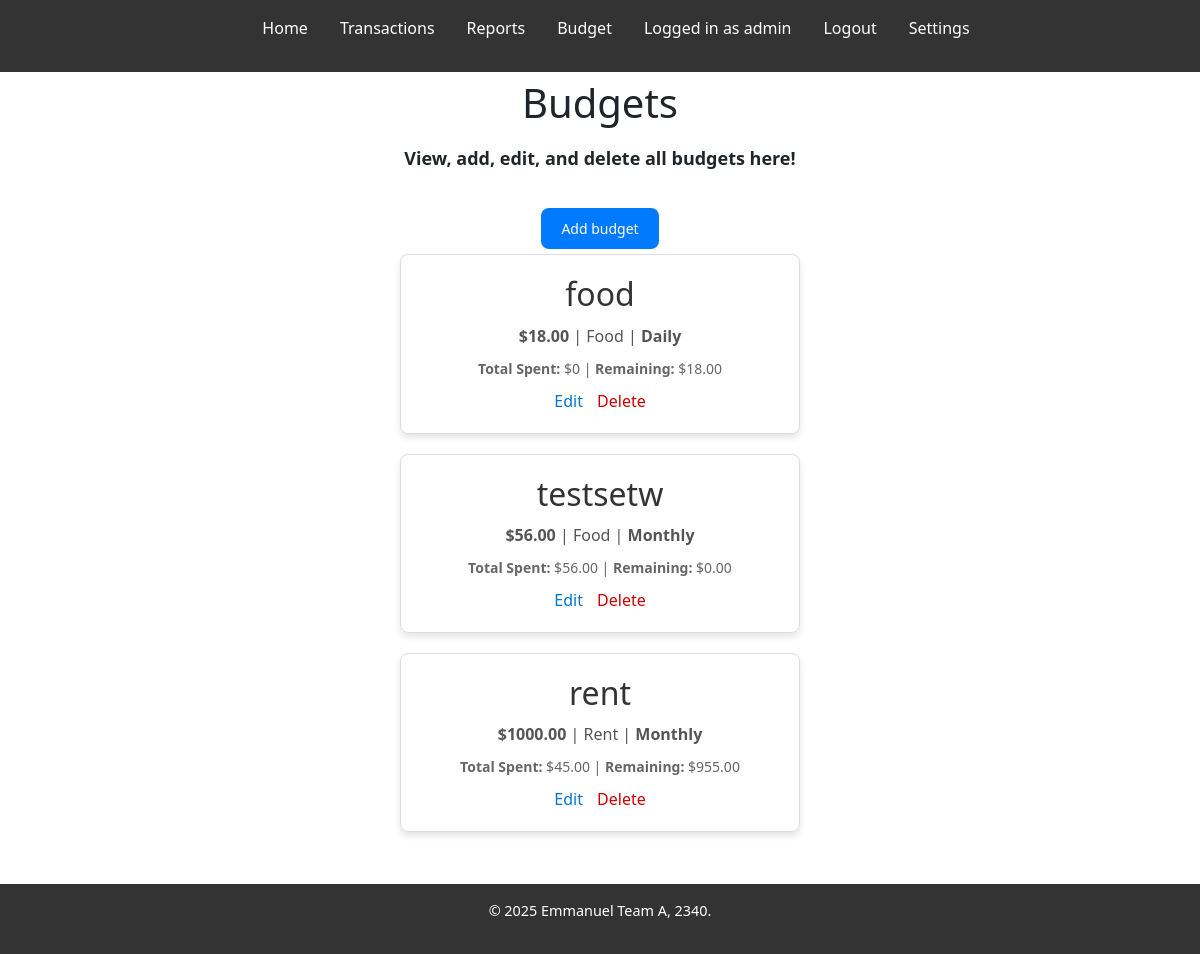
The app's page /budget/ (signed in), older data.
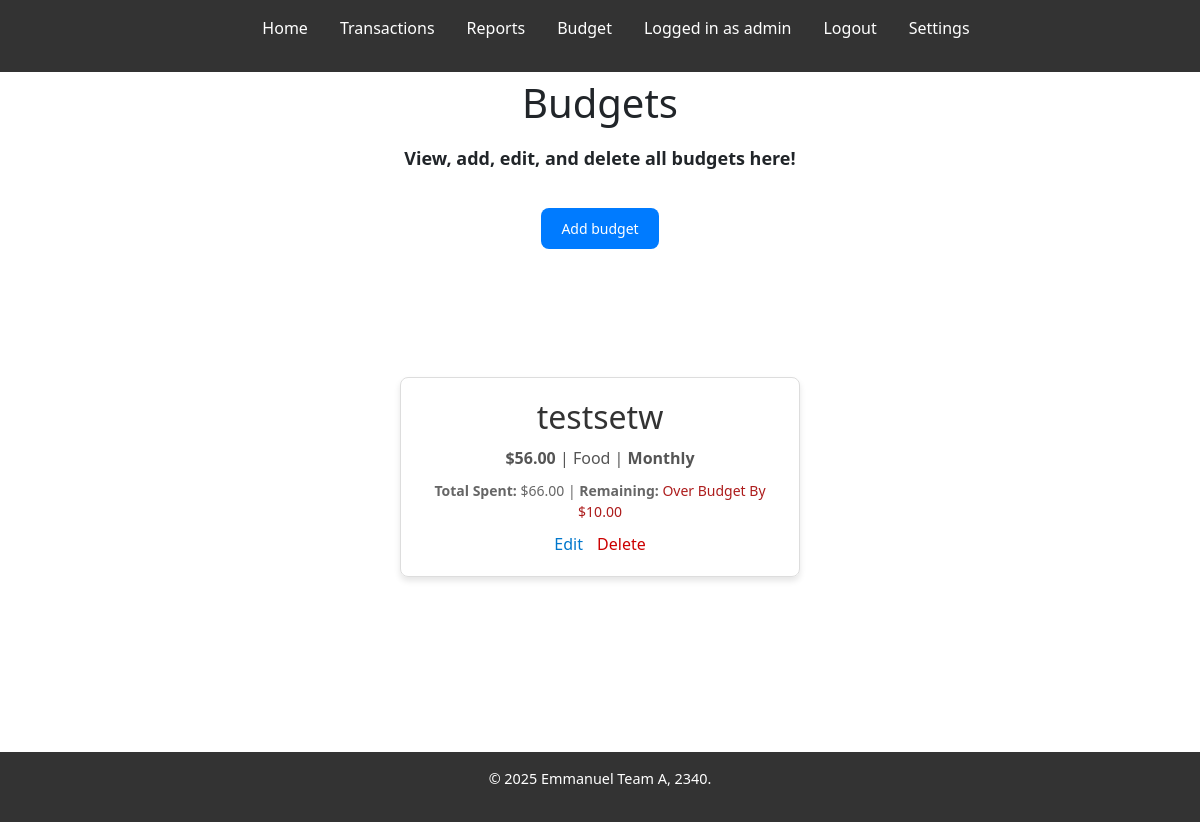
The same page, newer data.
### accounts/models.py (models this page shows)
class CustomUser(AbstractUser):
    security_question = models.TextField(max_length=255)
    security_answer = models.TextField(max_length=255)
    is_2fa_enabled = models.BooleanField(default=False)
    two_factor_secret = models.TextField(max_length=64, null=True, blank=True)
    two_factor_expiry = models.DateTimeField(null=True, blank=True)

### budget/models.py (models this page shows, shortened)
class Budget(models.Model):
    name = models.CharField(max_length=100)
    amount = models.DecimalField(max_digits=10, decimal_places=2)
    category = models.ForeignKey(Category, on_delete=models.CASCADE)
    timeframe = models.CharField(
        max_length=10,
        choices=[('daily', 'Daily'), ('weekly', 'Weekly'), ('monthly', 'Monthly')]
    )
    user = models.ForeignKey(
        settings.AUTH_USER_MODEL,
        on_delete=models.CASCADE,  # Ensures the budget is deleted when the user is deleted
        related_name="budgets",  # Allows reverse access via 'user.budgets'
    )
    class Meta:
        constraints = [
            models.UniqueConstraint(fields=['user', 'category', 'timeframe'], name='unique_user_category_timeframe')
        ]
    def total_spent(self, period):
        expenses = Expense.objects.filter(
            category=self.category,
            date__gte=self.get_date_range(period),  # Assume get_date_range handles period-based filtering
        )
        return sum(expense.amount for expense in expenses)
    def get_date_range(self, period):
        today = timezone.now().date()
        if period == 'daily':
            return today
        elif period == 'weekly':
            return today - timedelta(days=today.weekday())  # Start of the week (Monday)
        elif period == 'monthly':
            return today.replace(day=1)  # Start of the month
        return today

### expense/models.py (models this page shows, shortened)
class Category(models.Model):
    name = models.CharField(max_length=100)

### budget/views.py (the view)
# urls.py: path('', views.budget_list, name='budget_list'),
@login_required
def budget_list(request):
    manager = BudgetManager()
    budget_data = manager.get_budget_summaries(request.user)
    return render(request, 'budget/budget_list.html', {'budget_data': budget_data})

### budget/utils/budget_manager.py (called while the page is built)
    def __new__(cls):
        if cls._instance is None:
            cls._instance = super(BudgetManager, cls).__new__(cls)
        return cls._instance

    def get_budget_summaries(self, user):
        budgets = Budget.objects.filter(user=user).order_by('timeframe')
        budget_data = []
        for budget in budgets:
            total_spent = budget.total_spent(budget.timeframe)
            remaining_amount = budget.amount - total_spent
            over_budget = total_spent - budget.amount if total_spent > budget.amount else None
            budget.remaining_amount = remaining_amount
            budget.over_budget = over_budget
            budget_data.append({
                'budget': budget,
                'total_spent': total_spent,
            })
        return budget_data

### budget/templates/budget/budget_list.html
{% extends "base.html" %}
{% block content %}
    <div style="display: flex; flex-direction: column; justify-content: center; align-items: center; height: 15vh; text-align: center; gap: 10px;">
    <h1>Budgets</h1>
    <p style="font-weight: bold; font-size: 18px;">View, add, edit, and delete all budgets here!</p>
        <a
            href="{% url 'add_budget' %}"
            style="
                margin-top: 10px;
                padding: 10px 20px;
                background-color: #007BFF;
                color: #fff;
                border: none;
                border-radius: 8px;
                cursor: pointer;
                font-size: 14px;
                text-decoration: none;
                transition: background-color 0.3s ease;"
            onmouseover="this.style.backgroundColor='#0056b3'"
            onmouseout="this.style.backgroundColor='#007BFF'"
        >Add budget</a>
    </div>
    <div style="margin-top: 30px; display: flex; flex-direction: column; align-items: center; justify-content: center; width: 100%;">
            {% for item in budget_data %}
                <div style="
                border: 1px solid #ddd;
                padding: 20px;
                margin-bottom: 20px;
                border-radius: 8px;
                box-shadow: 0px 4px 6px rgba(0, 0, 0, 0.1);
                max-width: 400px;
                width: 100%;
                text-align: center;"
            >
                    <h2 style="margin: 0; color: #333;">{{ item.budget.name }}</h2>
                <p style="margin: 10px 0; font-size: 16px; color: #555;">
                    <span><strong>${{ item.budget.amount }}</strong></span> |
                    <span>{{ item.budget.category.name }}</span> |
                    <span style="font-weight: bold;">{{ item.budget.get_timeframe_display }}</span>
                </p>
                <p style="margin: 10px 0; font-size: 14px; color: #666;">
                    <strong>Total Spent:</strong> ${{ item.total_spent }} |
                <strong>Remaining:</strong>
                    {% if item.budget.over_budget %}
                        <span style="color: #ad1c1c;">Over Budget By ${{ item.budget.over_budget }}</span>
                    {% else %}
                        ${{ item.budget.remaining_amount }}
                    {% endif %}
                </p>
                <div style="margin-top: 10px;">
                    <a href="{% url 'edit_budget' item.budget.pk %}" style="margin-right: 10px; color: #0077cc; text-decoration: none;">Edit</a>
                    <a href="{% url 'delete_budget' item.budget.pk %}" style="color: #cc0000; text-decoration: none;">Delete</a>
                </div>
            </div>
        {% endfor %}
    </div>
{% endblock %}

### moneyparce/templates/base.html (shortened to what this page needs)
{% load static %}
<!DOCTYPE html>
<html lang="en">
<head>
    <link rel="stylesheet" href="{% static 'css/style.css' %}">
    <link href="https://cdn.jsdelivr.net/npm/bootstrap@5.3.3/dist/css/bootstrap.min.css" rel="stylesheet"
>
</head>
<body>
<div class="wrapper">
    <header>
        <nav>
            <ul>
                <li><a class="nav-link" href="{% url 'home' %}">Home</a></li>
                {% if user.is_authenticated %}
                    <li><a class="nav-link" href="{% url 'transactions' %}">Transactions</a></li>
                    <li><a class="nav-link" href="{% url 'reports_home' %}">Reports</a></li>
                    <li><a class="nav-link" href="{% url 'budget_list' %}">Budget</a></li>
                    <li><a class="nav-link disabled" style="color: #fff;">Logged in as {{ user.username }}</a></li>
                    <li><a class="nav-link" href="{% url 'logout' %}">Logout</a></li>
                    <li><a class="nav-link" href="{% url 'settings' %}">Settings</a></li>
                {% else %}
                    <li><a class="nav-link" href="{% url 'login' %}">Login</a></li>
                    <li><a class="nav-link" href="{% url 'register' %}">Register</a></li>
                {% endif %}
            </ul>
        </nav>
    </header>
    <main>
        {% block content %}{% endblock %}
    </main>
    <footer>
        <p>&copy; {% now "Y" %} Emmanuel Team A, 2340.</p>
    </footer>
</div>
</body>
</html>

### moneyparce/static/css/style.css (style rules this page uses)
* { margin: 0; padding: 0; box-sizing: border-box; }
html { height : 100%; }
body { height: 100%; font-family: Arial, sans-serif; line-height: 1.6; background-color: #f4f4f4; color: #333; margin: 0; padding: 0; }
header { background-color: #333; color: #fff; padding: 1rem 0; }
header nav ul { list-style: none; display: flex; justify-content: center; }
header nav ul li { margin: 0 1rem; }
header nav ul li a { color: #fff; text-decoration: none; font-weight: bold; }
main { min-height: 85vh; flex-grow: 1; display: grid; grid-template-rows: auto 1fr auto; padding: 2rem; }
footer { width: 100%; bottom: 0; background-color: #333; color: #fff; text-align: center; padding: 1rem 0; font-size: 0.9rem; }
h2 { font-weight: 600; }
.wrapper { min-height: 100%; display: grid; grid-template-rows: auto 1fr auto; }

### moneyparce/templates/base.html (style rules this page uses)
nav a.nav-link { font-weight: 500; color: #ffffff; }
nav a.nav-link.disabled { color: #cccccc; }

Row changes from the older to the newer data that the page shows:
removed Budget: budget.name "food", budget.amount "18.00", budget.category.name "Food", budget.timeframe "Daily", total_spent "0", budget.remaining_amount "18.00"
removed Budget: budget.name "rent", budget.amount "1000.00", budget.category.name "Rent", budget.timeframe "Monthly", total_spent "45.00", budget.remaining_amount "955.00"
shown differently, row unchanged: Budget "testsetw": total_spent "56.00" → "66.00"; budget.over_budget (not shown) → "10.00"; budget.remaining_amount "0.00" → (not shown); text "$" → "Over Budget By $"
